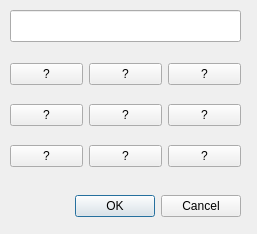
<?xml version="1.0" encoding="UTF-8"?>
<ui version="4.0">
 <class>SendPinDialog</class>
 <widget class="QDialog" name="SendPinDialog">
  <property name="geometry">
   <rect>
    <x>0</x>
    <y>0</y>
    <width>257</width>
    <height>234</height>
   </rect>
  </property>
  <property name="windowTitle">
   <string>Dialog</string>
  </property>
  <widget class="QDialogButtonBox" name="buttonBox">
   <property name="geometry">
    <rect>
     <x>60</x>
     <y>190</y>
     <width>181</width>
     <height>32</height>
    </rect>
   </property>
   <property name="orientation">
    <enum>Qt::Horizontal</enum>
   </property>
   <property name="standardButtons">
    <set>QDialogButtonBox::Cancel|QDialogButtonBox::Ok</set>
   </property>
  </widget>
  <widget class="QLineEdit" name="pin_lineedit">
   <property name="geometry">
    <rect>
     <x>10</x>
     <y>10</y>
     <width>231</width>
     <height>32</height>
    </rect>
   </property>
   <property name="readOnly">
    <bool>false</bool>
   </property>
  </widget>
  <widget class="QWidget" name="gridLayoutWidget">
   <property name="geometry">
    <rect>
     <x>10</x>
     <y>50</y>
     <width>231</width>
     <height>131</height>
    </rect>
   </property>
   <layout class="QGridLayout" name="gridLayout">
    <item row="2" column="1">
     <widget class="QPushButton" name="p2_button">
      <property name="text">
       <string>?</string>
      </property>
     </widget>
    </item>
    <item row="1" column="0">
     <widget class="QPushButton" name="p4_button">
      <property name="text">
       <string>?</string>
      </property>
     </widget>
    </item>
    <item row="2" column="0">
     <widget class="QPushButton" name="p1_button">
      <property name="text">
       <string>?</string>
      </property>
     </widget>
    </item>
    <item row="0" column="1">
     <widget class="QPushButton" name="p8_button">
      <property name="text">
       <string>?</string>
      </property>
     </widget>
    </item>
    <item row="0" column="0">
     <widget class="QPushButton" name="p7_button">
      <property name="text">
       <string>?</string>
      </property>
     </widget>
    </item>
    <item row="1" column="1">
     <widget class="QPushButton" name="p5_button">
      <property name="text">
       <string>?</string>
      </property>
     </widget>
    </item>
    <item row="0" column="2">
     <widget class="QPushButton" name="p9_button">
      <property name="text">
       <string>?</string>
      </property>
     </widget>
    </item>
    <item row="1" column="2">
     <widget class="QPushButton" name="p6_button">
      <property name="text">
       <string>?</string>
      </property>
     </widget>
    </item>
    <item row="2" column="2">
     <widget class="QPushButton" name="p3_button">
      <property name="text">
       <string>?</string>
      </property>
     </widget>
    </item>
   </layout>
  </widget>
 </widget>
 <resources/>
 <connections>
  <connection>
   <sender>buttonBox</sender>
   <signal>accepted()</signal>
   <receiver>SendPinDialog</receiver>
   <slot>accept()</slot>
   <hints>
    <hint type="sourcelabel">
     <x>248</x>
     <y>254</y>
    </hint>
    <hint type="destinationlabel">
     <x>157</x>
     <y>274</y>
    </hint>
   </hints>
  </connection>
  <connection>
   <sender>buttonBox</sender>
   <signal>rejected()</signal>
   <receiver>SendPinDialog</receiver>
   <slot>reject()</slot>
   <hints>
    <hint type="sourcelabel">
     <x>316</x>
     <y>260</y>
    </hint>
    <hint type="destinationlabel">
     <x>286</x>
     <y>274</y>
    </hint>
   </hints>
  </connection>
 </connections>
</ui>
